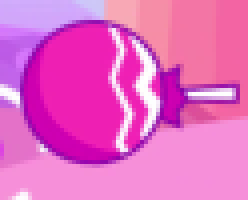
#> input picture backend/aceye/rhythm/templates/muse_dash/glove.png, 62 x 50 px (shown 4 times larger)
$ python -i detector.py   (imports and definitions only)
#> lines starting #> are read from the running program, lines starting #| are printed output that depends on the picture; after the words box and inside, x2 and y2 are one past the last pixel; in counts of white or black regions, pixels touching at a corner belong together
#> further down, picture is the input picture: shape (50, 62, 3); mean B, G, R 197.4, 103.3, 230.5
### backend/aceye/rhythm/state.py
from __future__ import annotations

from dataclasses import asdict, dataclass, field
from time import perf_counter_ns
from typing import Any


def now_ns() -> int:
    """Monotonic timestamp used by capture, CV, timing and input layers."""
    return perf_counter_ns()


@dataclass(slots=True)
class RhythmNote:
    x: float
    y: float
    lane: int = 0
    kind: str = "note"
    confidence: float = 0.0
    detected_ns: int = field(default_factory=now_ns)
    target_ns: int | None = None
    track_id: int | None = None
    width_px: float = 0.0
    height_px: float = 0.0
    appearance: str = ""
    tail_x_px: float | None = None
    tail_visible: bool = False


@dataclass(slots=True)
class RhythmTrack:
    """Multi-frame track of a single lane target moving right -> left.

    A track is only promoted to ``confirmed`` after it has been observed for
    ``confirm_frames`` consecutive frames with a stable leftward velocity.
    Actions are emitted at most once per track (``scheduled`` flag), which is
    what prevents the historical per-frame duplicate input storm.
    """

    track_id: int
    lane: int = 0  # 0 = up lane (F), 1 = down lane (J)
    kind: str = "tap"  # tap | hold | large
    x: float = 0.0
    y: float = 0.0
    width_px: float = 0.0
    height_px: float = 0.0
    confidence: float = 0.0
    born_ns: int = field(default_factory=now_ns)
    last_seen_ns: int = field(default_factory=now_ns)
    hits: int = 0  # consecutive matched frames
    misses: int = 0  # consecutive unmatched frames
    samples: list[tuple[int, float]] = field(default_factory=list)  # (ns, x_px), newest last
    vx_px_s: float = 0.0  # smoothed horizontal velocity; negative = right -> left
    confirmed: bool = False
    scheduled: bool = False
    predicted_hit_ns: int | None = None
    appearance: str = ""
    tail_x_px: float | None = None
    tail_visible: bool = False
    hold_end_ns: int | None = None

    # [30 lines left out: functions push_sample, velocity_from_samples, leftward_ratio, not called in this run]

    @property
    def age_ns(self) -> int:
        return now_ns() - self.born_ns

    # [6 lines left out: function to_note, not called in this run]


@dataclass(slots=True)
class RhythmMetrics:
    capture_fps: float = 0.0
    capture_latency_ms: float = 0.0
    cv_latency_ms: float = 0.0
    timing_latency_ms: float = 0.0
    capture_to_input_ms: float = 0.0
    input_jitter_ms: float = 0.0
    dropped_frames: int = 0
    detected_notes: int = 0


@dataclass(slots=True)
class RhythmState:
    game: str
    frame_id: int = 0
    last_capture_ns: int = 0
    notes: list[RhythmNote] = field(default_factory=list)
    metrics: RhythmMetrics = field(default_factory=RhythmMetrics)
    events: list[dict[str, Any]] = field(default_factory=list)

    # [8 lines left out: function snapshot, not called in this run]

### backend/aceye/rhythm/detector.py
from __future__ import annotations

from time import perf_counter_ns
from typing import Any
import json
from pathlib import Path

from .state import RhythmNote, now_ns

# Legacy hue windows retained for older profiles only. The current Muse Dash
# strategy uses target appearance; judge-circle color does not identify enemies.
DEFAULT_HUE_RANGES: dict[str, tuple[float, float]] = {
    "blue": (185.0, 255.0),
    "purple": (255.0, 320.0),
}


class RhythmDetector:
    """Small CV detector. It intentionally has no dependency on YOLO.

    Compatible modes:

    * Legacy bright-blob mode (default): grayscale threshold + lane medians.
      Kept for osu! and offline benchmarks; single-frame behavior unchanged.
    * Color mode (when ``config["lane_bands"]`` is provided): hue/saturation
      filtered blob detection restricted to the two Muse Dash lane bands.
      Retained for older profiles; it is not used by the current Muse Dash profile.
    * Template mode: real recording crops, local color verification and lane
      geometry; rotating hold stars also require visible parallel staff rails.
    """

    def __init__(self, lanes: int = 4, threshold: int = 190, max_width: int = 800,
                 config: dict | None = None) -> None:
#> called with lanes = 4, threshold = 190, max_width = 800
        self.lanes = max(1, int(lanes))
        self.threshold = int(threshold)
        self.max_width = max(160, int(max_width))
        cfg = dict(config or {})
        bands = cfg.get("lane_bands")
        self.lane_bands: list[tuple[float, float]] = []
        if isinstance(bands, (list, tuple)):
            for band in bands:
                if isinstance(band, (list, tuple)) and len(band) == 2:
                    lo, hi = float(band[0]), float(band[1])
                    if 0.0 <= lo < hi <= 1.0:
                        self.lane_bands.append((lo, hi))
        self.color_mode = bool(self.lane_bands)

        raw_ranges = cfg.get("hue_ranges") or {}
        self.hue_ranges: dict[str, tuple[float, float]] = dict(DEFAULT_HUE_RANGES)
        if isinstance(raw_ranges, dict):
            for name, rng in raw_ranges.items():
                if isinstance(rng, (list, tuple)) and len(rng) == 2:
                    self.hue_ranges[str(name)] = (float(rng[0]), float(rng[1]))

        lane_hues = cfg.get("lane_hues") or {}
        self.lane_hues: list[list[tuple[float, float]]] = []
        for index in range(len(self.lane_bands)):
            names = lane_hues.get(index, lane_hues.get(str(index)))
            if names is None:
                # 0 = up (blue), 1 = down (purple) by Muse Dash convention.
                names = ["blue"] if index == 0 else ["purple"]
            if isinstance(names, str):
                names = [names]
            windows = [self.hue_ranges[str(name)] for name in names if str(name) in self.hue_ranges]
            self.lane_hues.append(windows or [self.hue_ranges["blue"]])

        detector_cfg = cfg.get("detector") or {}
        if not isinstance(detector_cfg, dict):
            detector_cfg = {}
        self.min_sat = float(detector_cfg.get("min_sat", 0.32))
        self.min_val = float(detector_cfg.get("min_val", 0.30))
        self.min_area = int(detector_cfg.get("min_area", 6))  # downsampled pixels
        self.max_area_frac = float(detector_cfg.get("max_area_frac", 0.02))
        self.max_mask_frac = float(detector_cfg.get("max_mask_frac", 0.35))
        self.sample_width = int(detector_cfg.get("sample_width", 320))
        self.strategy = str(detector_cfg.get("strategy", "color"))
        self.template_cfg = detector_cfg
        self.templates = []
        if self.strategy == "templates":
            self._load_templates()

    # ------------------------------------------------------------------ API

    def detect(self, frame: Any, *, roi: tuple[int, int, int, int] | None = None) -> tuple[list[RhythmNote], float]:
        started = perf_counter_ns()
        try:
            import numpy as np
            image = np.asarray(frame)
            if self.strategy == "templates":
                notes = self._detect_templates(image)
            elif self.color_mode:
                notes = self._detect_color(np, image)
            else:
                notes = self._detect_bright(np, image, roi)
            return notes, (perf_counter_ns() - started) / 1_000_000.0
        except ImportError:
            return [], (perf_counter_ns() - started) / 1_000_000.0

    # [157 lines left out: functions _load_templates, _detect_templates, _staff_span, _hold_stars, staff_end, not called in this run]

    # -------------------------------------------------------------- legacy

    def _detect_bright(self, np, image, roi) -> list[RhythmNote]:
        if image.ndim == 3:
            gray = image[:, :, :3].mean(axis=2)
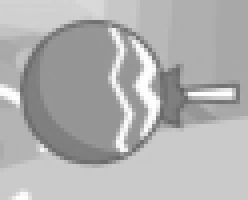
#> gray: shape (50, 62) float64 (shown 4 times larger); min 100.7, max 254.7, mean 177.1
        else:
            gray = image
        if roi and len(roi) == 4:
            x, y, width, height = (int(value) for value in roi)
            # A zero-sized profile ROI means "use the complete frame".
            if width > 0 and height > 0:
                gray = gray[y:y + height, x:x + width]
        stride = max(1, int((gray.shape[1] / max(160, int(getattr(self, "max_width", 800)))) + 0.999))
#> stride = 1
        sampled = gray[::stride, ::stride]
        mask = sampled >= self.threshold
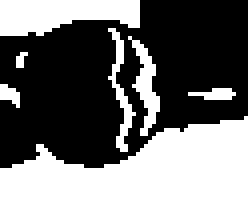
#> mask: shape (50, 62) bool (shown 4 times larger); 40.8% white; 7 white regions (2 under 20 px), largest, box (x1, y1, x2, y2) and area: (0, 29, 62, 50) 831, (0, 0, 35, 9) 238, (32, 9, 40, 34) 80, (27, 7, 34, 38) 65, (47, 22, 59, 25) 24
        ys, xs = np.where(mask)
#> ys = 1265 values from 0 to 49; xs = 1265 values, max 61 at index 407, min 0 at index 0, mean 31.26
        if not len(xs):
            return []
        height, width = sampled.shape[:2]
#> height = 50; width = 62
        notes: list[RhythmNote] = []
        # Group bright pixels by lane and use robust medians. This is a
        # deterministic baseline, not a claim of game-specific accuracy.
        for lane in range(self.lanes):
            left, right = lane * width // self.lanes, (lane + 1) * width // self.lanes
            selected = (xs >= left) & (xs < right)
            if int(selected.sum()) < 8:
                continue
            notes.append(RhythmNote(float(np.median(xs[selected]) * stride), float(np.median(ys[selected]) * stride), lane=lane,
                                    confidence=min(1.0, float(selected.sum()) / 500.0)))
#> after the loop, notes = 4 items
        return notes

    # --------------------------------------------------------------- color

    # [93 lines left out: functions _detect_color, _components, not called in this run]

>>> import cv2
>>> picture = cv2.imread('templates/muse_dash/glove.png')
>>> result = RhythmDetector().detect(picture)

$ run again, on backend/aceye/rhythm/templates/muse_dash/hold_star.png
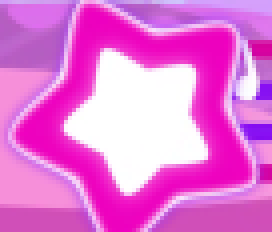
#> input picture backend/aceye/rhythm/templates/muse_dash/hold_star.png, 68 x 58 px (shown 4 times larger)
#> picture is the input picture: shape (58, 68, 3); mean B, G, R 217.7, 115.2, 231
#> in _detect_bright, `gray = image[:, :, :3].mean(axis=2)`:
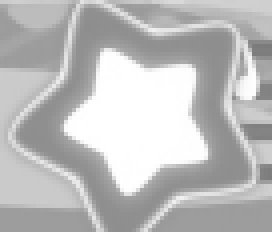
#> gray: shape (58, 68) float64 (shown 4 times larger); min 123.3, max 255, mean 188
#> in _detect_bright, `mask = sampled >= self.threshold`:
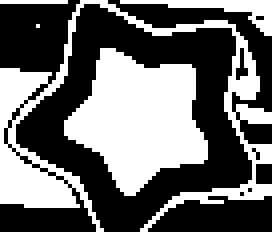
#> mask: shape (58, 68) bool (shown 4 times larger); 42.3% white; 5 white regions (2 under 20 px), largest, box (x1, y1, x2, y2) and area: (16, 12, 52, 49) 814, (0, 0, 68, 58) 737, (30, 0, 68, 9) 99
#> ys = 1668 values from 0 to 57; xs = 1668 values, max 67 at index 61, min 0 at index 0, mean 32.64
#> after the loop in _detect_bright, `for lane in range(self.lanes):`: notes = 4 items
